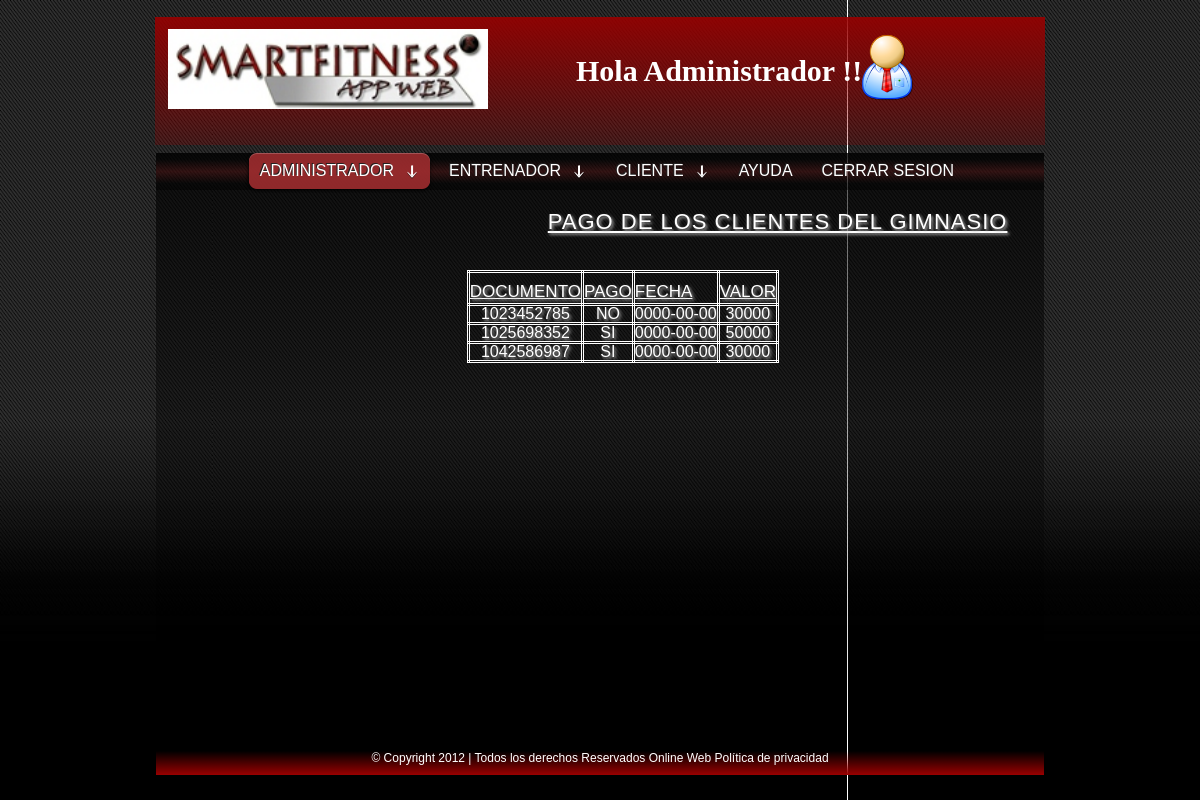
Screenshot of /OPCIONES/CLIENTE/MOSTRAR_PAGO_CLIENTES.php (signed in) with the database file from the repository.
### tables this page shows
CREATE TABLE IF NOT EXISTS `pago_cliente` (
  `documento` varchar(10) NOT NULL DEFAULT '',
  `nombre` varchar(20) DEFAULT NULL,
  `pago` char(5) DEFAULT NULL,
  `fecha` date DEFAULT NULL,
  `valor` float DEFAULT NULL,
  PRIMARY KEY (`documento`)
);

### src/OPCIONES/CLIENTE/MOSTRAR_PAGO_CLIENTES.php (the view, shortened to what this page needs)
<!DOCTYPE html PUBLIC "-//W3C//DTD XHTML 1.0 Transitional//EN" "http://www.w3.org/TR/xhtml1/DTD/xhtml1-transitional.dtd">
<html xmlns="http://www.w3.org/1999/xhtml">
<head>
	<link type="text/css" href="../../ESTILOS/ESTILO_BASE.css" rel="stylesheet"/>
	<link type="text/css" href="../../ESTILOS/MENU.css" rel="stylesheet"/>
</head>
<body>
	<img class="fondo" src="../../IMAGENES/fondo.jpg"/>
    <div id="tbcabecera">
	  <img class="logo" src="../../IMAGENES/logo-smart.jpg"/>
      <h2 class="bienvenida"> Hola Administrador !! </h2>
      <img class="img-usuario" src="../../IMAGENES/admin.png"/>
	</div>
	<div id="tbmenu">
		<div id="menu">
		 <ul class="menu">
			<li><a href="../../OPC_ADMINISTRADOR.php" class="parent"><span>ADMINISTRADOR</span></a>
           </li>
            <li><a href="#" class="parent"><span>ENTRENADOR</span></a>
            </li>
            <li><a href="#" class="parent"><span>CLIENTE</span></a>
            </li>
           <li><a href="../../AYUDAS/AYUDA_ADMINISTRADOR.PHP"><span>AYUDA</span></a></li>
           <li><a href="../../cerrar_sesion.php"><span>CERRAR SESION</span></a></li>
     	</ul>
       </div>
	</div>
	<div id="tbprincipal">
	  <p>&nbsp;</p>
	  <p>&nbsp;</p>
	  <p>&nbsp;</p>
	  <p>
	    <?php
require("../../CONEXION_BD.php");
$mostrar_datos="select documento, pago, fecha, valor from pago_cliente ;";
$enviar_consulta_mostrar=@mysql_query($mostrar_datos, $conexion);
echo"
<fieldset id='actualizardatos'>
<legend>PAGO DE LOS CLIENTES DEL GIMNASIO</legend>
<table>
<tr>
<td><label>Documento</label></td>
<td><label>Pago</label></td>
<td><label>Fecha</label></td>
<td><label>Valor</label></td>
</tr>
";
while ($datos = mysql_fetch_row($enviar_consulta_mostrar))
{
echo"
<tr>
<td>$datos[0]</td>
<td>$datos[1]</td>
<td>$datos[2]</td>
<td>$datos[3]</td>
</tr>
";
}
echo"
</table><br><br>";
?>
</p>
	</div>
	<div id="tbCopyrigth">
		<div><span>&copy; Copyright 2012 | Todos los derechos Reservados <strong>  Online Web  </strong> Pol&iacute;tica de privacidad</span></div>
 	</div>
</body>
</html>

### src/ESTILOS/MENU.css (style rules this page uses)
#menu { position:relative; height:32px; }
#menu .menu { position:absolute; }
#menu * { list-style:none; border:0; padding:0; margin:0; }
#menu a { display:block; padding-left:13px; }
#menu a span { display:block; padding:6px 14px 10px 2px; white-space:nowrap; }
#menu li { float:left; background:url(../IMAGENES/MENU/pix.gif) }
#menu a, #menu a span { font-family:'Trebuchet MS', Tahoma, Arial; font-size:16px; line-height:24px; color:#fff; text-decoration:none; text-transform:uppercase; font-weight:normal; }
#menu a { text-shadow:#222 -1px -1px 0; background:url(images/item.png) no-repeat left -274px; }
#menu a span { background:url(../IMAGENES/MENU/item.png) no-repeat right -4px; }
#menu li.current>a { background-position:left -319px; }
#menu li.current>a span { background-position:right -94px; }
#menu a.parent span { background-position:right -49px; padding-right:40px; }
#menu li.current>a.parent span { background-position:right -139px; }
#menu.active a { z-index:3; position:relative; }
#menu.active li { z-index:1; }

### src/OPCIONES/CLIENTE/MOSTRAR_PAGO_CLIENTES.php (style rules this page uses)
#actualizardatos { position:relative; width: 70%; height: 81%; padding-top:3%; padding-left: 35%; border:medium none; color:#FFF; font-family:'Trebuchet MS', Tahoma, Arial; text-shadow: #B1B1B1 0.1em 0.1em 0.2em; text-transform:uppercase; }
#actualizardatos table { border:#FFFFFF double; text-align:center; }
#actualizardatos td { text-align:center; border:#FFFFFF double; }
#actualizardatos legend { font-size: 22px; padding-top: 10px; padding-right: -9px; letter-spacing:1px; padding-bottom:10px; text-decoration:underline; text-align:center; }
#actualizardatos label { font-size:17px; padding-left: 50px; padding-right: 50px; padding:10px 0 3px; float: left; width: 25%; text-decoration:underline; }
div { margin: 1px 0; }

### rows the page displays
pago_cliente: documento "1023452785", pago "NO", fecha "0000-00-00", valor "30000"
pago_cliente: documento "1025698352", pago "SI", fecha "0000-00-00", valor "50000"
pago_cliente: documento "1042586987", pago "SI", fecha "0000-00-00", valor "30000"
